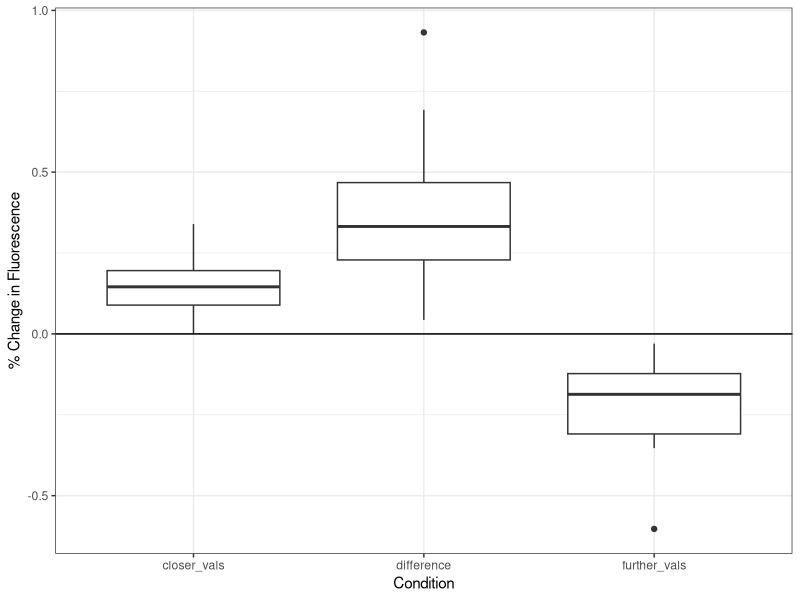

This chart was generated by the following R code:
################################################################################
# Lab 11 Code
# Avery Johnson
################################################################################

################################################################################
# Question 1: power
################################################################################

library(tidyverse)

# install.packages("pwr")
library(pwr)
# ?pwr

power.result <- power.t.test(delta=0.65, sig.level=0.05, power=0.80,
                           type="one.sample", alternative="two.sided")

# gives us n = 20.58044

################################################################################
# Question 2: clean data
################################################################################

dat <- read.csv("data.csv")

dat.clean <- dat |>
  mutate(difference = closer_vals - further_vals)
view(dat.clean)

################################################################################
# Question 3: summarize data
################################################################################
library(e1071)

# summarize the further data
summarize.further <- dat.clean |>
  summarize(
    mean = mean(further_vals, na.rm=T),
    sd = sd(further_vals, na.rm=T)
  )

# summarize the closer data
summarize.closer <- dat.clean |>
  summarize(
    mean = mean(closer_vals, na.rm=T),
    sd = sd(closer_vals, na.rm=T)
  )


# summarize the differences
summarize.further <- dat.clean |>
  summarize(
    mean = mean(difference, na.rm=T),
    sd = sd(difference, na.rm=T)
  )

dat.long <- dat.clean |>
  pivot_longer(cols = everything(), names_to = "condition", values_to = "fluorescence")

ggplot(data=dat.long, aes(x=condition, y=fluorescence)) +
  geom_boxplot()+
  theme_bw() +
  geom_hline(yintercept = 0) + 
  xlab("Condition") +
  ylab("% Change in Fluorescence")

# optional challenge: reproduce figure 2(g)
